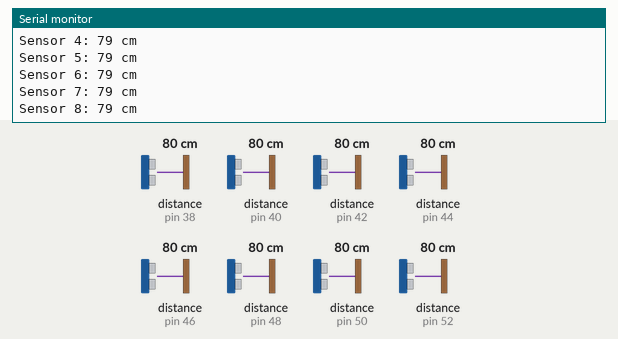
Simulated run of this sketch. Board: Arduino Mega 2560, built with avr-gcc and run on an emulated ATmega2560. Shown: the last lines printed to the serial monitor. Wiring (inferred from the names in the program): 8 × ultrasonic range finder: trigger pin 22, echo pin 46 / trigger pin 24, echo pin 48 / trigger pin 26, echo pin 50 / trigger pin 28, echo pin 52 / trigger pin 30, echo pin 38 / trigger pin 32, echo pin 40 / trigger pin 34, echo pin 42 / trigger pin 36, echo pin 44. The test bench sets the inputs (shaded band); at power-on: distance to the obstacle (sensors on pin 38, pin 40, pin 42, pin 44, pin 46, pin 50, pin 48, pin 52) 80 cm. The echo pulse lasts 58.3 µs per cm.

Above: at 1.8 s.
1.9 s: distance to the obstacle (sensor on pin 38) set to 2 cm
At 3.03 s:
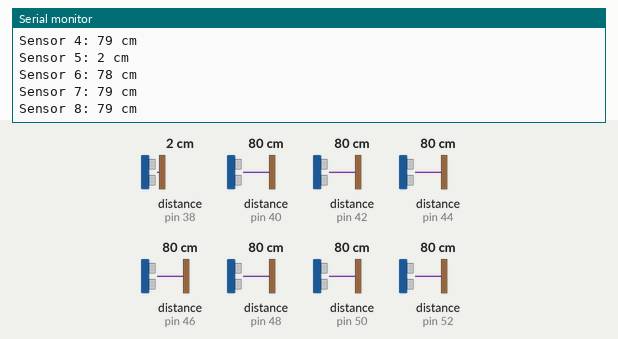
3.4 s: distance to the obstacle (sensor on pin 40) set to 299 cm
At 4.09 s:
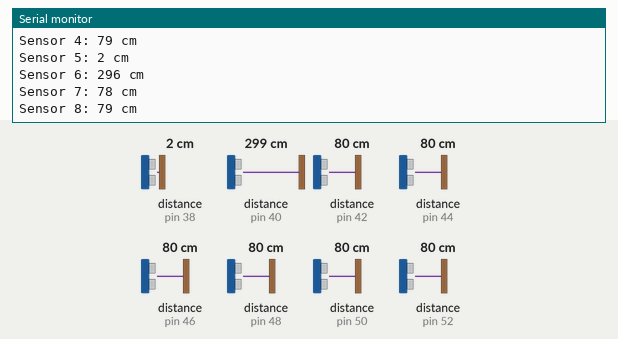
7.6 s: distance to the obstacle (sensor on pin 42) set to 18 cm
At 8.29 s:
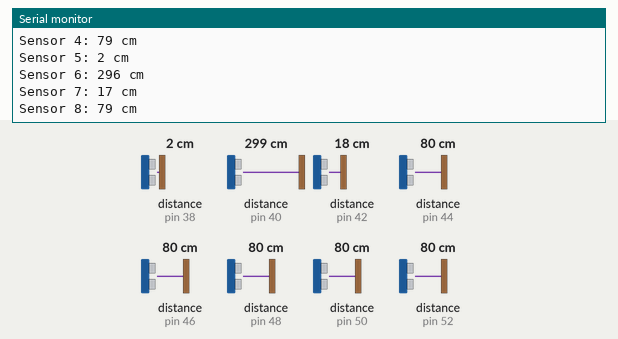
11.8 s: distance to the obstacle (sensor on pin 44) set to 120 cm
At 12.49 s:
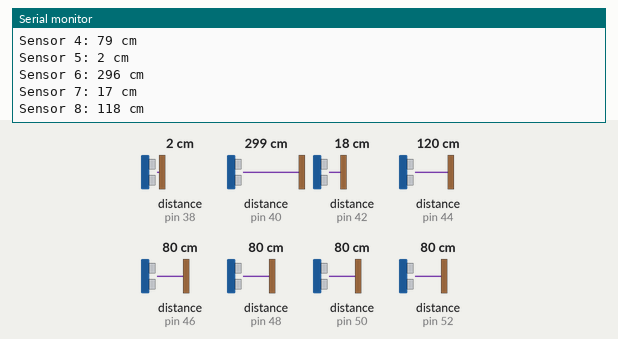
16.0 s: distance to the obstacle (sensor on pin 46) set to 60 cm
At 16.27 s:
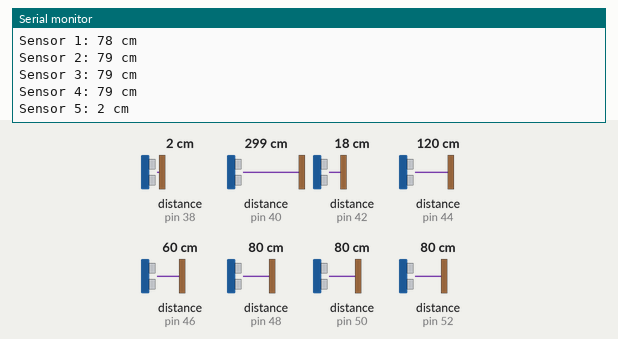
20.2 s: distance to the obstacle (sensor on pin 50) set to 120 cm
At 20.25 s:
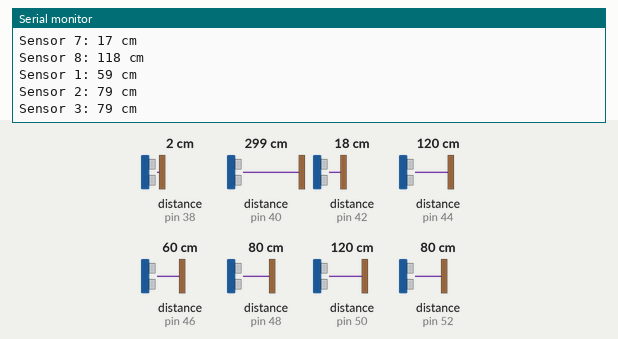
Timing chart, 0 to 23.2 s (numbered marks = the images above; inputs shaded):
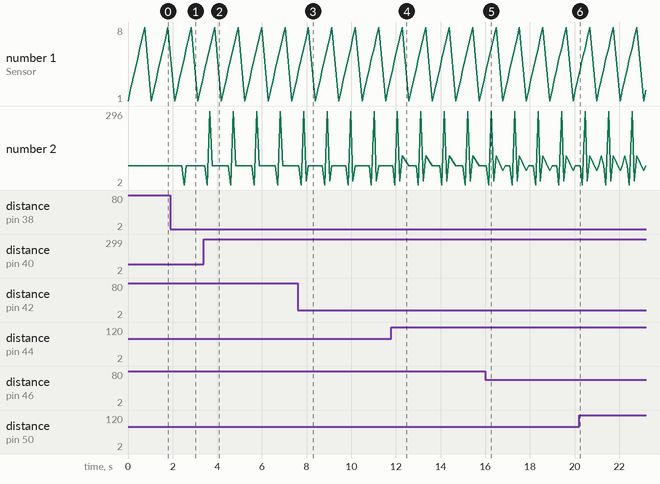

The sketch:

ArduinoMegaCode.ino
```cpp
const int trigPins[] = {22, 24, 26, 28, 30, 32, 34, 36};
const int echoPins[] = {46, 48, 50, 52, 38, 40, 42, 44};
const int numSensors = 8;

void setup() {
  Serial.begin(9600);

  for (int i = 0; i < numSensors; i++) {
    pinMode(trigPins[i], OUTPUT);
    pinMode(echoPins[i], INPUT);
  }
}

void loop() {
  for (int i = 0; i < numSensors; i++) {
    long duration, distance;

    digitalWrite(trigPins[i], LOW);
    delayMicroseconds(2);
    digitalWrite(trigPins[i], HIGH);
    delayMicroseconds(10);
    digitalWrite(trigPins[i], LOW);

    // Read the echo pin
    duration = pulseIn(echoPins[i], HIGH);

    // Calculate the distance (in cm)
    distance = duration * 0.034 / 2; // Speed of sound = 340 m/s = 0.034 cm/µs

    Serial.print("Sensor ");
    Serial.print(i + 1);
    Serial.print(": ");
    Serial.print(distance);
    Serial.println(" cm");

    delay(100);
  }

  delay(200);
}
```

Measured:
- after the input at 1.9 s, the serial monitor: prints a new line after 0.61 s (image 1)
- after the input at 3.4 s, the serial monitor: prints a new line after 0.27 s (image 2)
- after the input at 7.6 s, the serial monitor: prints a new line after 0.38 s (image 3)
- after the input at 11.8 s, the serial monitor: prints a new line after 0.48 s (image 4)
